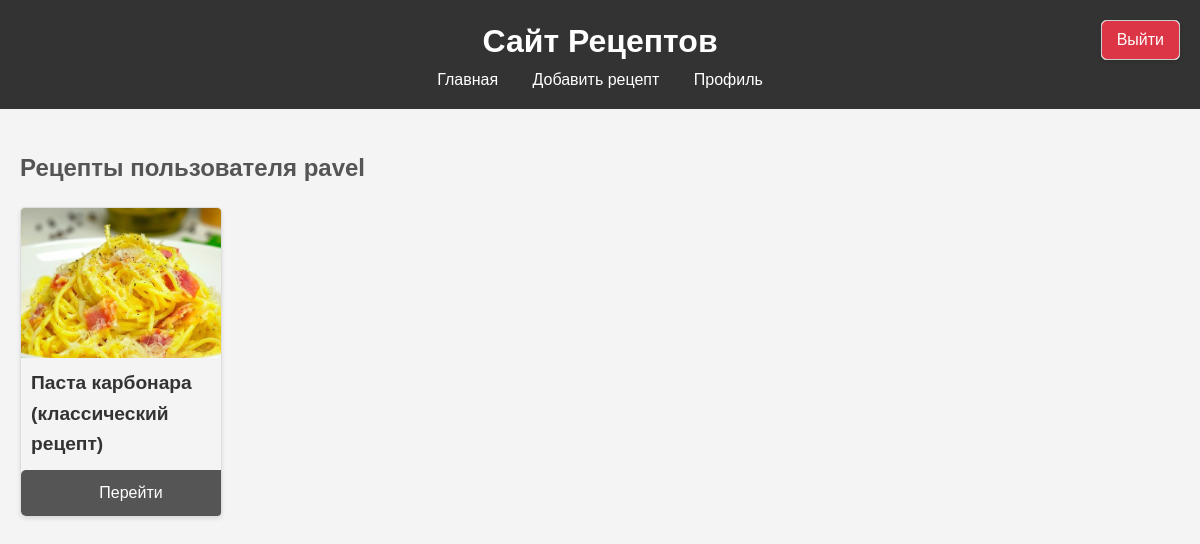
/user/pavel/, run on an earlier commit of the app's database.
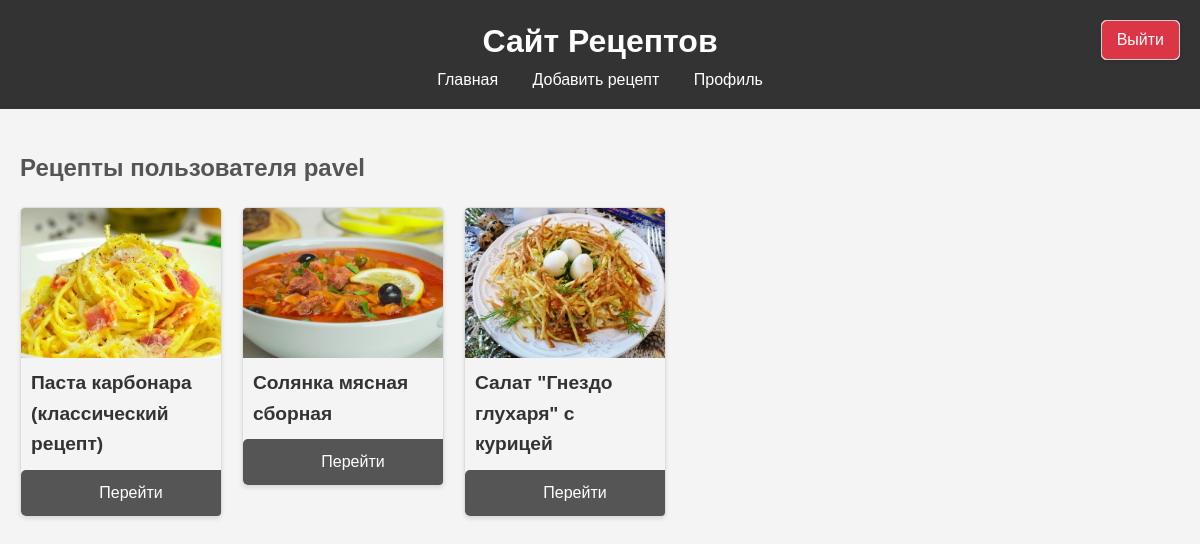
And on a later commit of the database.
### recipes/models.py (models this page shows, shortened)
class Recipe(models.Model):
    title = models.CharField(max_length=200)
    description = models.TextField()
    steps = models.TextField()
    preparation_time = models.IntegerField()
    image = models.ImageField(upload_to='recipes/')
    author = models.ForeignKey(User, on_delete=models.CASCADE)
    ingredients = models.TextField(null=True, blank=True)  # Поле для ингредиентов
    categories = models.ManyToManyField('Category', through='RecipeCategory')

### recipes/views.py (the view)
# urls.py: path('user/<str:username>/', views.user_recipes, name='user_recipes'),  # Убедитесь, что этот маршрут присутствует
def user_recipes(request, username):
    user = get_object_or_404(User, username=username)
    recipes = Recipe.objects.filter(author=user)
    return render(request, 'recipes/user_recipes.html', {'user': user, 'user_recipes': recipes})

### recipes/templates/recipes/user_recipes.html (shortened to what this page needs)
{% extends "recipes/base.html" %}
{% load static %}
{% block content %}
<h2>Рецепты пользователя {{ user.username }}</h2>
<div class="recipe-grid">
    {% for recipe in user_recipes %}
        <div class="recipe-card">
            {% if recipe.image %}
                <img src="{{ recipe.image.url }}" alt="{{ recipe.title }}">
            {% else %}
                <img src="{% static 'images/placeholder.jpg' %}" alt="Placeholder Image">
            {% endif %}
            <h3>{{ recipe.title }}</h3>
            <a href="{% url 'recipe_detail' recipe.id %}" class="btn">Перейти</a>
        </div>
    {% endfor %}
</div>
{% endblock %}

What changed in the data, as far as the page shows it:
added Recipe: image (picture), title "Солянка мясная сборная"
added Recipe: image (picture), title "Салат \"Гнездо глухаря\" с курицей"
